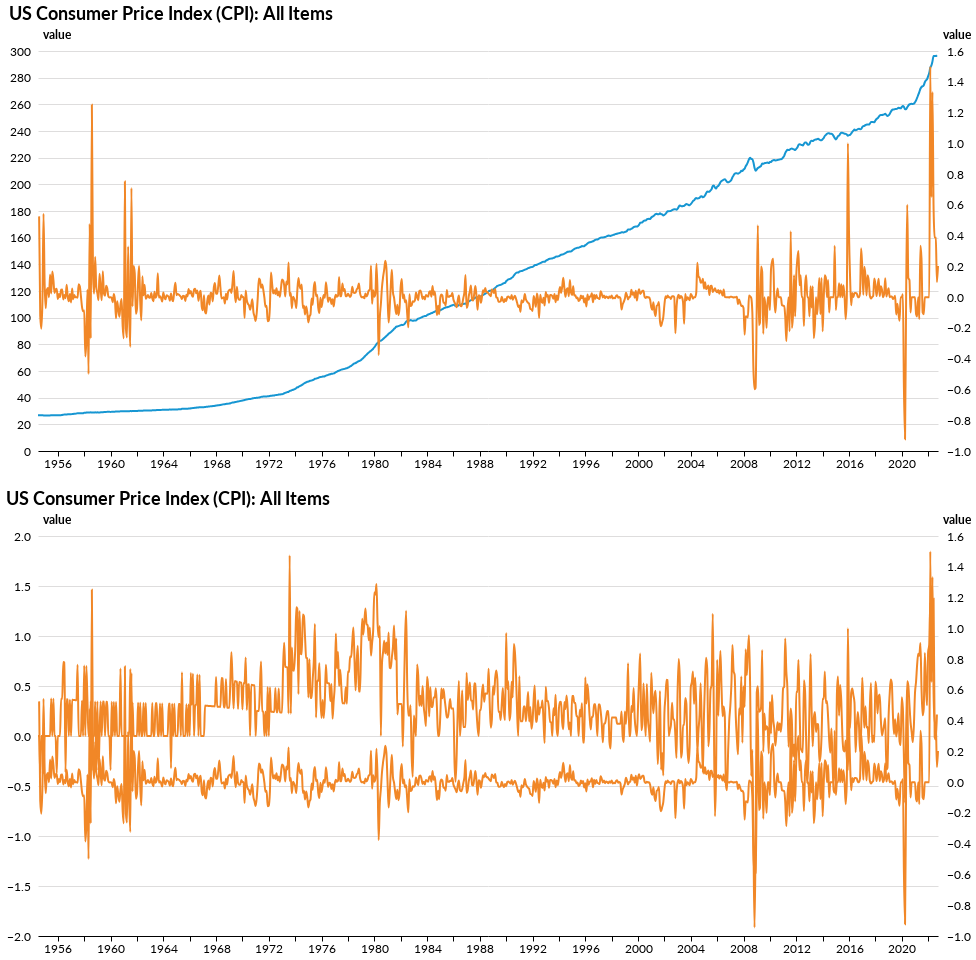

This figure's notebook cell:
### Code cell
filtered_cpi = cpi_data.loc['1954-07-01':]
source = filtered_cpi
source = pd.melt(source, var_name='metric', value_name='value', ignore_index=False).reset_index()
source = source[source['metric']=='cpi']

cpi_chart2 = alt.Chart(source, title='US Consumer Price Index (CPI): All Items')\
                .mark_line(interpolate='monotone')\
                .encode(x='date:T', y='value:Q', tooltip=alt.Tooltip(['date', 'value']))

source2 = filtered_cpi
source2 = pd.melt(source2, var_name='metric', value_name='value', ignore_index=False).reset_index()
source2 = source2[source2['metric']=='cpi_growth']

cpi_growth_chart2 = alt.Chart(source2, title='US Consumer Price Index (CPI): All Items')\
                .mark_line(stroke='#F18727', interpolate='monotone')\
                .encode(x='date:T', y='value:Q', tooltip=alt.Tooltip(['date', 'value']))

compund_chart1 = alt.layer(cpi_chart2, fed_rate_chart).resolve_scale(
                        y = 'independent',
                        color = 'independent'
                    ).properties(width=900, height=400)

compund_chart2 = alt.layer(cpi_growth_chart2, fed_rate_chart).resolve_scale(
                        y = 'independent',
                        color = 'independent'
                    ).properties(width=900, height=400)

alt.vconcat(compund_chart1, compund_chart2)

### Figure 1 — Vega-Lite specification as saved in the notebook (floating-point values rounded to 4 significant figures; data arrays with more than 128 entries replaced by an {"elided": "..."} marker saying what was removed)
{"width": 685, "height": 380, "config": {"title": {"anchor": "start", "fontSize": 18, "font": "Lato", "fontColor": "#000000"}, "axisX": {"domain": true, "domainColor": "#000000", "domainWidth": 1, "grid": false, "labelFontSize": 12, "labelFont": "Lato", "labelAngle": 0, "tickColor": "#000000", "tickSize": 5, "titleFontSize": 12, "titlePadding": 10, "titleFont": "Lato", "title": ""}, "axisY": {"domain": false, "grid": true, "gridColor": "#DEDDDD", "gridWidth": 1, "labelFontSize": 12, "labelFont": "Lato", "labelPadding": 8, "ticks": false, "titleFontSize": 12, "titlePadding": 10, "titleFont": "Lato", "titleAngle": 0, "titleY": -10, "titleX": 18}, "background": "#FFFFFF", "legend": {"labelFontSize": 12, "labelFont": "Lato", "symbolSize": 100, "symbolType": "square", "titleFontSize": 12, "titlePadding": 10, "titleFont": "Lato", "title": "", "orient": "top-left", "offset": 0}, "view": {"stroke": "transparent"}, "range": {"category": ["#1696d2", "#d2d2d2", "#000000", "#fdbf11", "#ec008b", "#55b748", "#5c5859", "#db2b27"], "diverging": ["#cfe8f3", "#a2d4ec", "#73bfe2", "#46abdb", "#1696d2", "#12719e"]}, "area": {"fill": "#1696d2"}, "line": {"color": "#1696d2", "stroke": "#1696d2", "strokewidth": 5}, "trail": {"color": "#1696d2", "stroke": "#1696d2", "strokeWidth": 0, "size": 1}, "path": {"stroke": "#1696d2", "strokeWidth": 0.5}, "point": {"filled": true}, "text": {"font": "Lato", "color": "#1696d2", "fontSize": 11, "align": "right", "fontWeight": 400, "size": 11}, "bar": {"size": 40, "binSpacing": 1, "continuousBandSize": 30, "discreteBandSize": 30, "fill": "#1696d2", "stroke": false}}, "vconcat": [{"layer": [{"data": {"name": "data-3262007336ae5c5bd4af808c254db8ee"}, "mark": {"type": "line", "interpolate": "monotone"}, "encoding": {"tooltip": [{"field": "date", "type": "temporal"}, {"field": "value", "type": "quantitative"}], "x": {"field": "date", "type": "temporal"}, "y": {"field": "value", "type": "quantitative"}}, "title": "US Consumer Price Index (CPI): All Items"}, {"data": {"name": "data-0edc213331a86872f0a9953b868747aa"}, "mark": {"type": "line", "interpolate": "monotone", "stroke": "#F18727"}, "encoding": {"tooltip": [{"field": "date", "type": "temporal"}, {"field": "value", "type": "quantitative"}], "x": {"field": "date", "type": "temporal"}, "y": {"field": "value", "type": "quantitative"}}, "title": "FED Effective Rate"}], "height": 400, "resolve": {"scale": {"color": "independent", "y": "independent"}}, "width": 900}, {"layer": [{"data": {"name": "data-660a5f39a346433257e8b649195209cc"}, "mark": {"type": "line", "interpolate": "monotone", "stroke": "#F18727"}, "encoding": {"tooltip": [{"field": "date", "type": "temporal"}, {"field": "value", "type": "quantitative"}], "x": {"field": "date", "type": "temporal"}, "y": {"field": "value", "type": "quantitative"}}, "title": "US Consumer Price Index (CPI): All Items"}, {"data": {"name": "data-0edc213331a86872f0a9953b868747aa"}, "mark": {"type": "line", "interpolate": "monotone", "stroke": "#F18727"}, "encoding": {"tooltip": [{"field": "date", "type": "temporal"}, {"field": "value", "type": "quantitative"}], "x": {"field": "date", "type": "temporal"}, "y": {"field": "value", "type": "quantitative"}}, "title": "FED Effective Rate"}], "height": 400, "resolve": {"scale": {"color": "independent", "y": "independent"}}, "width": 900}], "$schema": "https://vega.github.io/schema/vega-lite/v4.17.0.json", "datasets": {"data-3262007336ae5c5bd4af808c254db8ee": {"elided": "819 records"}, "data-0edc213331a86872f0a9953b868747aa": {"elided": "819 records"}, "data-660a5f39a346433257e8b649195209cc": {"elided": "819 records"}}}
